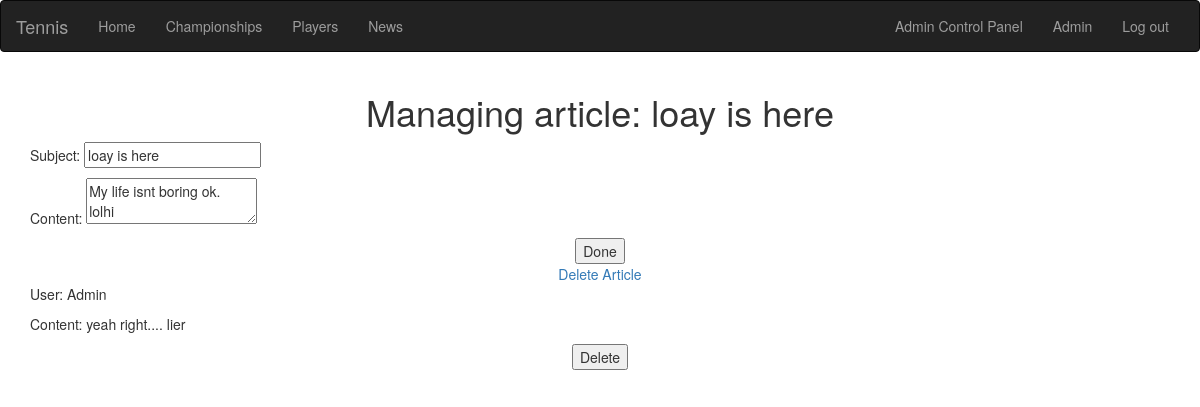
/acp/article/1 (signed in), run on the app's committed database.
### database_setup.py (models this page shows, shortened)
class User(Base):
    __tablename__ = 'user'
    id = Column(Integer, primary_key=True)
    name = Column(String(255))
    country = Column(String(255))
    email = Column(String(255), unique=True)
    photo = Column(String(255), unique=True)
    password_hash = Column(String(255))
    gender=Column(String)
    dob=Column(Date)
    admin=Column(Boolean)

class News(Base):
    __tablename__='news'
    id=Column(Integer, primary_key=True)
    user=relationship('User')
    user_id=Column(Integer, ForeignKey('user.id'))
    subject=Column(String)
    content=Column(String)
    comments=relationship('Comment', uselist=True)

class Comment(Base):
    __tablename__='comment'
    id=Column(Integer, primary_key=True)
    article=relationship('News')
    user=relationship('User')
    user_id=Column(Integer, ForeignKey('user.id'))
    news_id=Column(Integer, ForeignKey('news.id'))
    content=Column(String)

### web_app.py (the view, shortened to what this page needs)
@app.route('/acp/article/<int:id>', methods=['POST', 'GET'])
def ManageArticle(id):
	if login_session is None:
		flash("You must be logged in to do this.")
		return redirect(url_for('login'))
	user=dbsession.query(User).filter_by(id=login_session['id']).first()
	if (not user.admin):
		flash("You are not authorized to do this.")
		return redirect(url_for('main'))
	article=dbsession.query(News).filter_by(id=id).first()
	if request.method=='GET':
		if (article is None):
			flash("Invalid article.")
			return redirect(url_for('ManageArticles'))
		else:
			comments=dbsession.query(Comment).filter_by(news_id=article.id).all()
			return render_template('ManageArticle.html', article=article, comments=comments)

### templates/ManageArticle.html (shortened to what this page needs)
{% extends "layout.html" %}
{% block body %}
<form action="{{url_for('ManageArticle', id=article.id) }}" method="post">
<center><h1> Managing article: {{article.subject}}</h1></center>
<p>Subject: <input type="text" name="subject" value="{{article.subject}}"><br></p>
<p>Content: <textarea name="content">{{ article.content }}</textarea></p>
<center><input type="submit" value="Done"></center>
</form>
<center><a href="{{ url_for('DeleteArticle', id=article.id) }}">Delete Article</a></center>
{% for comment in comments %}
<form action="{{ url_for('DeleteComment', id=comment.id ) }}" method="post">
	<p>User: {{comment.user.name}}</p>
	<p>Content: {{comment.content}}</p>
	<p><center><input type="submit" value="Delete"></center></p>
</form>
{% endfor %}
{% endblock %}

### templates/layout.html (shortened to what this page needs)
<!doctype html>
  <link rel="stylesheet" href="https://maxcdn.bootstrapcdn.com/bootstrap/3.3.7/css/bootstrap.min.css">
<div>
<center>
<nav class="navbar navbar-inverse">
  <div class="container-fluid">
    <div class="navbar-header">
      <a class="navbar-brand" href="{{ url_for('main') }}">Tennis</a>
    </div>
    <div class="collapse navbar-collapse" id="myNavbar">
      <ul class="nav navbar-nav">
        <li><a href="{{ url_for('main') }}">Home</a></li>
        <li><a href="{{ url_for('championships') }}">Championships</a></li>
        <li><a href="{{ url_for('players') }}">Players</a></li>
        <li><a href="{{ url_for('news') }}">News</a></li>
      </ul>
      <ul class="nav navbar-nav navbar-right">
      {% if 'id' not in session %}
        <li><a href="{{ url_for('signup') }}"><span class="glyphicon glyphicon-user"></span> Sign Up</a></li>
        <li><a href="{{ url_for('login') }}"><span class="glyphicon glyphicon-log-in"></span> Login</a></li>
      {% else %}
        {% if session['admin'] == True %}
        <li><a href="{{url_for('admincp') }}">Admin Control Panel</a></li>
        {% endif %}
        <li><a href="{{ url_for('profile') }}">{{session['name']}}</a></li>
        <li><a href="{{ url_for('logout') }}">Log out</a></li>
      {% endif %}
      </ul>
    </div>
  </div>
</nav>
  </center>
  <div class="container">
  {% block body %}{% endblock %}
  </div>
</div>

### data on the page
User: name "Admin"
News: subject "loay is here", content "My life isnt boring ok. lolhi"
Comment: user.name "Admin", content "yeah right.... lier"
